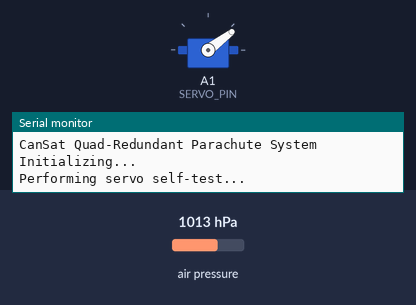
Recording of a sketch running on a simulated Arduino Uno, built with avr-gcc and run on an emulated ATmega328P. On the bench: servo, the last lines printed to the serial monitor. The test bench sets the inputs (shaded band); at power-on: air pressure 1013 hPa.

Above: at 0.9 s.
At 5.5 s:
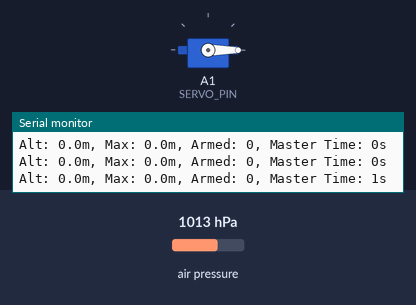
5.6 s: air pressure set to 952 hPa
7.1 s: air pressure set to 959 hPa
9.2 s: air pressure set to 962 hPa
At 11.0 s:
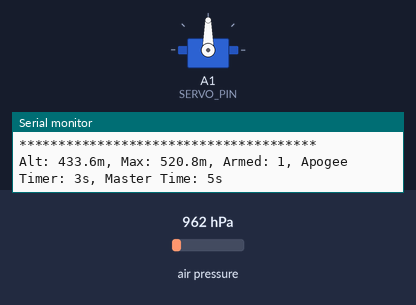
Timing chart, 0 to 12.5 s (numbered marks = the images above; inputs shaded):
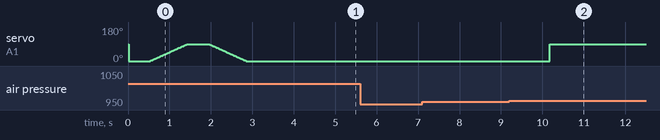

Measured:
- after the input at 9.2 s, servo on A1 (SERVO_PIN): 0° → 90° after 0.98 s

The sketch:

code.ino
```cpp
//TESTED

/**************************************************************************
  CanSat Backup Parachute Deployment Code (Quad-Redundant)
  For Seeeduino XIAO SAMD21

  Deploys under one of four conditions:
  1. Altitude Trigger: Rises >500m, then falls <450m.
  2. Apogee Timer: 1 minute has passed since apogee was detected.
  3. Master Failsafe: 10 minutes have passed since power-on.
  4. Emergency Low-Altitude: Descending for >10 readings below 100m.
***************************************************************************/

#include <Wire.h>
#include <Servo.h>
#include <Adafruit_Sensor.h>
#include <Adafruit_BMP280.h>

// --- Pin Definitions ---
#define SERVO_PIN A1

// --- Servo Configuration ---
const int SERVO_CLOSED_ANGLE = 0;
const int SERVO_OPEN_ANGLE = 90;

// --- Deployment Logic Parameters ---
const float MIN_APOGEE_ALTITUDE = 500.0;     // meters: Min height to arm the system
const float DEPLOYMENT_ALTITUDE = 450.0;     // meters: Deploy when falling below this height
const int DESCENT_READINGS_REQUIRED = 5;       // Debounce counter for altitude trigger
const unsigned long APOGEE_TIMER_MS = 1 * 60 * 1000UL; // 1 minute post-apogee timer
const unsigned long MASTER_TIMER_MS = 10 * 60 * 1000UL; // 10 mins mission timer
const float EMERGENCY_LOW_ALTITUDE = 100.0;    // meters: Emergency deployment threshold
const int EMERGENCY_DESCENT_READINGS = 10;     // Consecutive descent readings for emergency trigger

// --- Global Objects & State Variables ---
Servo parachuteServo;
Adafruit_BMP280 bmp;

float groundLevelPressure;
float maxAltitude = 0.0;
float lastAltitude = 0.0; // Used to detect the moment of apogee

bool isArmed = false;            // True once MIN_APOGEE_ALTITUDE is passed
bool apogeeTimeRecorded = false; // True once the apogee timer has started
bool parachuteDeployed = false;  // Prevents multiple deployments

unsigned long startTime = 0;       // Timestamp for master timer
unsigned long apogeeTime = 0;      // Timestamp for post-apogee timer
int descentReadingCounter = 0; // Debounce counter
int emergencyDescentCounter = 0; // Counter for emergency low-altitude trigger

// =========================================================================
// SETUP
// =========================================================================
void setup() {
  Serial.begin(9600);
  while (!Serial);

  Serial.println("CanSat Quad-Redundant Parachute System Initializing...");

  parachuteServo.attach(SERVO_PIN);

  // Servo self-test: sweep full range
  Serial.println("Performing servo self-test...");
  parachuteServo.write(SERVO_CLOSED_ANGLE);
  delay(500);
  for (int angle = SERVO_CLOSED_ANGLE; angle <= SERVO_OPEN_ANGLE; angle++) {
    parachuteServo.write(angle);
    delay(10);
  }
  delay(500);
  for (int angle = SERVO_OPEN_ANGLE; angle >= SERVO_CLOSED_ANGLE; angle--) {
    parachuteServo.write(angle);
    delay(10);
  }
  parachuteServo.write(SERVO_CLOSED_ANGLE);
  Serial.println("Servo test complete. Servo locked.");
  delay(500);

  if (!bmp.begin(0x76)) {
    Serial.println("Could not find a valid BMP280 sensor, check wiring!");
    while (1);
  }
  Serial.println("BMP280 Sensor found.");

  bmp.setSampling(Adafruit_BMP280::MODE_NORMAL,
                  Adafruit_BMP280::SAMPLING_X2,
                  Adafruit_BMP280::SAMPLING_X16,
                  Adafruit_BMP280::FILTER_X16,
                  Adafruit_BMP280::STANDBY_MS_500);

  Serial.println("Calibrating ground level pressure...");
  delay(1000);
  groundLevelPressure = bmp.readPressure() / 100.0F;
  Serial.print("Ground Level Pressure: "); Serial.print(groundLevelPressure); Serial.println(" hPa");

  startTime = millis();
  Serial.println("Initialization complete. System armed and waiting for launch.");
}

// =========================================================================
// LOOP
// =========================================================================
void loop() {
  if (parachuteDeployed) {
    return; // Stop all logic after deployment
  }

  float currentAltitude = bmp.readAltitude(groundLevelPressure);

  // --- State Detection Logic ---
  if (currentAltitude > maxAltitude) {
    maxAltitude = currentAltitude;
  }

  // 1. Arm the system once it passes the minimum apogee altitude
  if (!isArmed && maxAltitude > MIN_APOGEE_ALTITUDE) {
    isArmed = true;
    Serial.println("!!! System Armed: Minimum apogee altitude reached. !!!");
  }

  // 2. Detect the moment of apogee to start the 1-minute timer
  // This happens ONCE when the system is armed and altitude first starts to decrease.
  if (isArmed && !apogeeTimeRecorded && (currentAltitude < maxAltitude - 2.0)) { // -2.0m buffer for noise
    apogeeTime = millis();
    apogeeTimeRecorded = true;
    Serial.println("!!! APOGEE DETECTED - Starting 1-minute backup timer. !!!");
  }

  // --- Deployment Trigger Checks ---

  // TRIGGER 1: Post-Apogee Timer (1 minute)
  if (apogeeTimeRecorded && (millis() - apogeeTime > APOGEE_TIMER_MS)) {
    deployParachute("Apogee Timer Trigger (1 min)");
  }

  // TRIGGER 2: Altitude-based Descent Trigger
  if (isArmed) {
    if (currentAltitude < DEPLOYMENT_ALTITUDE) {
      descentReadingCounter++; // Increment the counter
    } else {
      descentReadingCounter = 0; // Reset if we go back up
    }
    if (descentReadingCounter >= DESCENT_READINGS_REQUIRED) {
      deployParachute("Altitude Trigger (Confirmed Descent)");
    }
  }

  // TRIGGER 3: Master Failsafe Timer (10 minutes)
  unsigned long currentTime = millis();
  unsigned long elapsedTime = currentTime - startTime;
  if (elapsedTime > MASTER_TIMER_MS) {
    Serial.print("DEBUG: currentTime="); Serial.print(currentTime);
    Serial.print(", startTime="); Serial.print(startTime);
    Serial.print(", elapsed="); Serial.print(elapsedTime);
    Serial.print(", threshold="); Serial.println(MASTER_TIMER_MS);
    deployParachute("Master Failsafe Timer");
  }

  // TRIGGER 4: Emergency Low-Altitude Descent
  if (currentAltitude < EMERGENCY_LOW_ALTITUDE && currentAltitude < lastAltitude) {
    emergencyDescentCounter++;
  } else if (currentAltitude >= lastAltitude) {
    emergencyDescentCounter = 0; // Reset if ascending
  }
  if (emergencyDescentCounter >= EMERGENCY_DESCENT_READINGS) {
    deployParachute("Emergency Low-Altitude Descent (<100m, 10+ descents)");
  }

  lastAltitude = currentAltitude;

  // --- Serial Output for Debugging ---
  Serial.print("Alt: "); Serial.print(currentAltitude, 1);
  Serial.print("m, Max: "); Serial.print(maxAltitude, 1);
  Serial.print("m, Armed: "); Serial.print(isArmed);
  if (apogeeTimeRecorded) {
    Serial.print(", Apogee Timer: "); Serial.print((millis() - apogeeTime) / 1000); Serial.print("s");
  }
  Serial.print(", Master Time: "); Serial.print((millis() - startTime) / 1000); Serial.println("s");

  delay(200);
}

// =========================================================================
// DEPLOY_PARACHUTE
// =========================================================================
void deployParachute(String reason) {
  if (parachuteDeployed) {
    return;
  }
  parachuteDeployed = true;

  Serial.println("\n**************************************");
  Serial.print("DEPLOYING PARACHUTE! Reason: ");
  Serial.println(reason);
  Serial.println("**************************************");

  parachuteServo.write(SERVO_OPEN_ANGLE);
}
```
